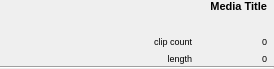
<?xml version="1.0" encoding="UTF-8"?>
<ui version="4.0">
 <class>MediaCellView</class>
 <widget class="QWidget" name="MediaCellView">
  <property name="geometry">
   <rect>
    <x>0</x>
    <y>0</y>
    <width>274</width>
    <height>69</height>
   </rect>
  </property>
  <property name="sizePolicy">
   <sizepolicy hsizetype="Expanding" vsizetype="Fixed">
    <horstretch>0</horstretch>
    <verstretch>0</verstretch>
   </sizepolicy>
  </property>
  <property name="windowTitle">
   <string>Form</string>
  </property>
  <layout class="QVBoxLayout" name="verticalLayout_2">
   <property name="spacing">
    <number>0</number>
   </property>
   <property name="margin">
    <number>0</number>
   </property>
   <item>
    <layout class="QHBoxLayout" name="horizontalLayout">
     <item>
      <spacer name="horizontalSpacer_2">
       <property name="orientation">
        <enum>Qt::Horizontal</enum>
       </property>
       <property name="sizeType">
        <enum>QSizePolicy::Fixed</enum>
       </property>
       <property name="sizeHint" stdset="0">
        <size>
         <width>10</width>
         <height>20</height>
        </size>
       </property>
      </spacer>
     </item>
     <item>
      <widget class="QLabel" name="thumbnail">
       <property name="enabled">
        <bool>true</bool>
       </property>
       <property name="sizePolicy">
        <sizepolicy hsizetype="Fixed" vsizetype="Fixed">
         <horstretch>0</horstretch>
         <verstretch>0</verstretch>
        </sizepolicy>
       </property>
       <property name="minimumSize">
        <size>
         <width>64</width>
         <height>64</height>
        </size>
       </property>
       <property name="maximumSize">
        <size>
         <width>64</width>
         <height>64</height>
        </size>
       </property>
       <property name="baseSize">
        <size>
         <width>64</width>
         <height>64</height>
        </size>
       </property>
       <property name="text">
        <string/>
       </property>
       <property name="scaledContents">
        <bool>true</bool>
       </property>
      </widget>
     </item>
     <item>
      <spacer name="horizontalSpacer">
       <property name="orientation">
        <enum>Qt::Horizontal</enum>
       </property>
       <property name="sizeHint" stdset="0">
        <size>
         <width>10</width>
         <height>20</height>
        </size>
       </property>
      </spacer>
     </item>
     <item>
      <layout class="QVBoxLayout" name="verticalLayout">
       <item>
        <widget class="QLabel" name="title">
         <property name="sizePolicy">
          <sizepolicy hsizetype="Expanding" vsizetype="Preferred">
           <horstretch>1</horstretch>
           <verstretch>0</verstretch>
          </sizepolicy>
         </property>
         <property name="minimumSize">
          <size>
           <width>150</width>
           <height>0</height>
          </size>
         </property>
         <property name="font">
          <font>
           <pointsize>8</pointsize>
           <weight>75</weight>
           <bold>true</bold>
          </font>
         </property>
         <property name="text">
          <string notr="true">Media Title</string>
         </property>
         <property name="alignment">
          <set>Qt::AlignRight|Qt::AlignTop|Qt::AlignTrailing</set>
         </property>
         <property name="wordWrap">
          <bool>true</bool>
         </property>
        </widget>
       </item>
       <item>
        <layout class="QHBoxLayout" name="horizontalLayout_3">
         <item>
          <layout class="QGridLayout" name="gridLayout">
           <item row="0" column="0">
            <widget class="QLabel" name="clipCountLabel">
             <property name="font">
              <font>
               <pointsize>7</pointsize>
              </font>
             </property>
             <property name="text">
              <string>clip count</string>
             </property>
             <property name="alignment">
              <set>Qt::AlignRight|Qt::AlignTrailing|Qt::AlignVCenter</set>
             </property>
            </widget>
           </item>
           <item row="0" column="1">
            <widget class="QLabel" name="clipCount">
             <property name="font">
              <font>
               <pointsize>7</pointsize>
              </font>
             </property>
             <property name="text">
              <string notr="true">0</string>
             </property>
             <property name="alignment">
              <set>Qt::AlignRight|Qt::AlignTrailing|Qt::AlignVCenter</set>
             </property>
            </widget>
           </item>
           <item row="1" column="0">
            <widget class="QLabel" name="lengthLabel">
             <property name="font">
              <font>
               <pointsize>7</pointsize>
              </font>
             </property>
             <property name="text">
              <string>length</string>
             </property>
             <property name="alignment">
              <set>Qt::AlignRight|Qt::AlignTrailing|Qt::AlignVCenter</set>
             </property>
            </widget>
           </item>
           <item row="1" column="1">
            <widget class="QLabel" name="length">
             <property name="font">
              <font>
               <pointsize>7</pointsize>
              </font>
             </property>
             <property name="text">
              <string notr="true">0</string>
             </property>
             <property name="alignment">
              <set>Qt::AlignRight|Qt::AlignTrailing|Qt::AlignVCenter</set>
             </property>
            </widget>
           </item>
          </layout>
         </item>
        </layout>
       </item>
      </layout>
     </item>
     <item>
      <layout class="QVBoxLayout" name="verticalLayout_3">
       <item>
        <widget class="ExtendedLabel" name="delLabel">
         <property name="text">
          <string/>
         </property>
         <property name="pixmap">
          <pixmap resource="../../../../resources.qrc">:/images/clear</pixmap>
         </property>
        </widget>
       </item>
       <item>
        <widget class="ExtendedLabel" name="arrow">
         <property name="sizePolicy">
          <sizepolicy hsizetype="Fixed" vsizetype="Preferred">
           <horstretch>0</horstretch>
           <verstretch>0</verstretch>
          </sizepolicy>
         </property>
         <property name="text">
          <string/>
         </property>
         <property name="pixmap">
          <pixmap resource="../../../../resources.qrc">:/images/marker_left</pixmap>
         </property>
        </widget>
       </item>
      </layout>
     </item>
    </layout>
   </item>
   <item>
    <widget class="Line" name="line">
     <property name="orientation">
      <enum>Qt::Horizontal</enum>
     </property>
    </widget>
   </item>
  </layout>
 </widget>
 <customwidgets>
  <customwidget>
   <class>ExtendedLabel</class>
   <extends>QLabel</extends>
   <header>Gui/widgets/ExtendedLabel.h</header>
  </customwidget>
 </customwidgets>
 <resources>
  <include location="../../../../resources.qrc"/>
 </resources>
 <connections/>
</ui>
